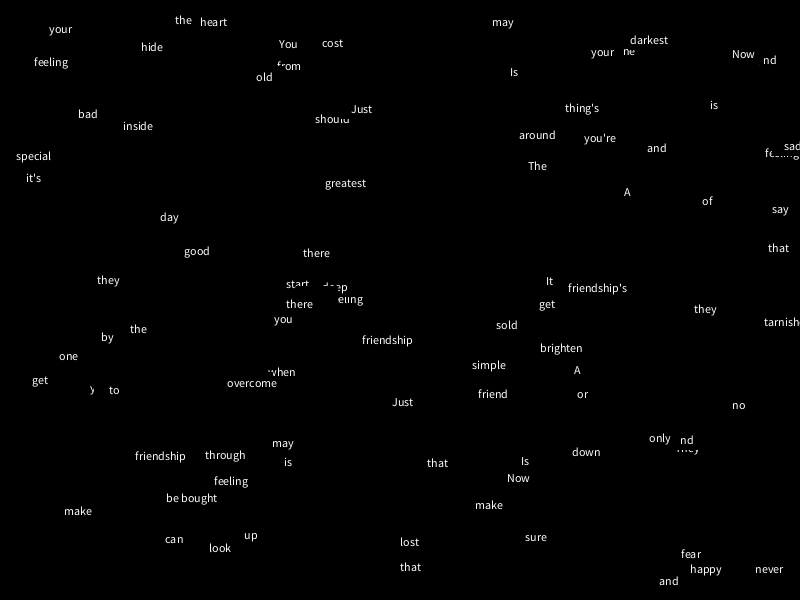
Frame 1 (no input)
Frame 60 (the mouse pressed at the canvas centre just before this capture): identical to frame 1, image omitted
Frame 120 (the mouse held since frame 60 and released just before this capture): identical to frame 1, image omitted

The Processing sketch that drew this single still picture (run headless with seeded random() and noise(); from frame 60 on, the mouse is pressed at the canvas centre):

// Processing sketch: ASG4_1_the_poem_piece
// ── ASG4_1_the_poem_piece.pde
String[] words = {
  "The", "feeling", "of", "friendship", "from", "the", "start",
  "Is", "that", "special", "feeling", "in", "your", "heart",
  "A", "feeling", "from", "deep", "down", "inside",
  "A", "feeling", "that", "no", "one", "should", "hide",
  "A", "friend", "is", "there", "through", "good", "and", "bad",
  "They", "make", "you", "happy", "when", "you're", "sad",
  "they", "brighten", "up", "your", "darkest", "day",
  "Just", "by", "the", "simple", "thing's", "they", "say",
  "Now", "friendship", "can't", "be bought", "or", "sold",
  "It", "may", "get", "tarnished", "and", "may", "get", "old",
  "You", "can", "overcome", "your", "greatest", "fear",
  "Just", "look", "around", "and", "it", "is", "there",
  "Now", "friendship's", "one", "and", "only", "cost",
  "Is", "to", "make", "sure", "that", "it's", "never", "lost"
};

int numWords = words.length;

Word[] wordObjects = new Word[numWords];

void setup() {
  size(800, 600);
  background(255);
  
  // Initialize Word objects
  for (int i = 0; i < numWords; i++) {
    wordObjects[i] = new Word(words[i], random(width), random(height));
  }
}

void draw() {
  background(0);
  
  // Display all words
  for (int i = 0; i < numWords; i++) {
    wordObjects[i].updatePosition();
    wordObjects[i].display();
  }
}

void mousePressed() {
  // Check if mouse is pressed on a word
  for (int i = 0; i < numWords; i++) {
    if (wordObjects[i].contains(mouseX, mouseY)) {
      wordObjects[i].startDragging(mouseX, mouseY);
      break; // Exit loop after finding the first word under mouse
    }
  }
}

void mouseReleased() {
  // Stop dragging all words
  for (int i = 0; i < numWords; i++) {
    wordObjects[i].stopDragging();
  }
}

class Word {
  String word;
  float x, y;
  float w = 41; // Width of the word rectangle
  float h = 20; // Height of the word rectangle
  boolean dragging = false;
  float offsetX, offsetY;
  
  Word(String word, float x, float y) {
    this.word = word;
    this.x = x;
    this.y = y;
  }
  
  void display() {
    fill(0);
    rect(x, y, w, h);
    fill(255);
    textAlign(CENTER, CENTER);
    text(word, x + w/2, y + h/2);
  }
  
  boolean contains(float px, float py) {
    return (px > x && px < x + w && py > y && py < y + h);
  }
  
  void startDragging(float mx, float my) {
    dragging = true;
    offsetX = mx - x;
    offsetY = my - y;
  }
  
  void stopDragging() {
    dragging = false;
  }
  
  void updatePosition() {
    if (dragging) {
      x = mouseX - offsetX;
      y = mouseY - offsetY;
    }
  }
}
